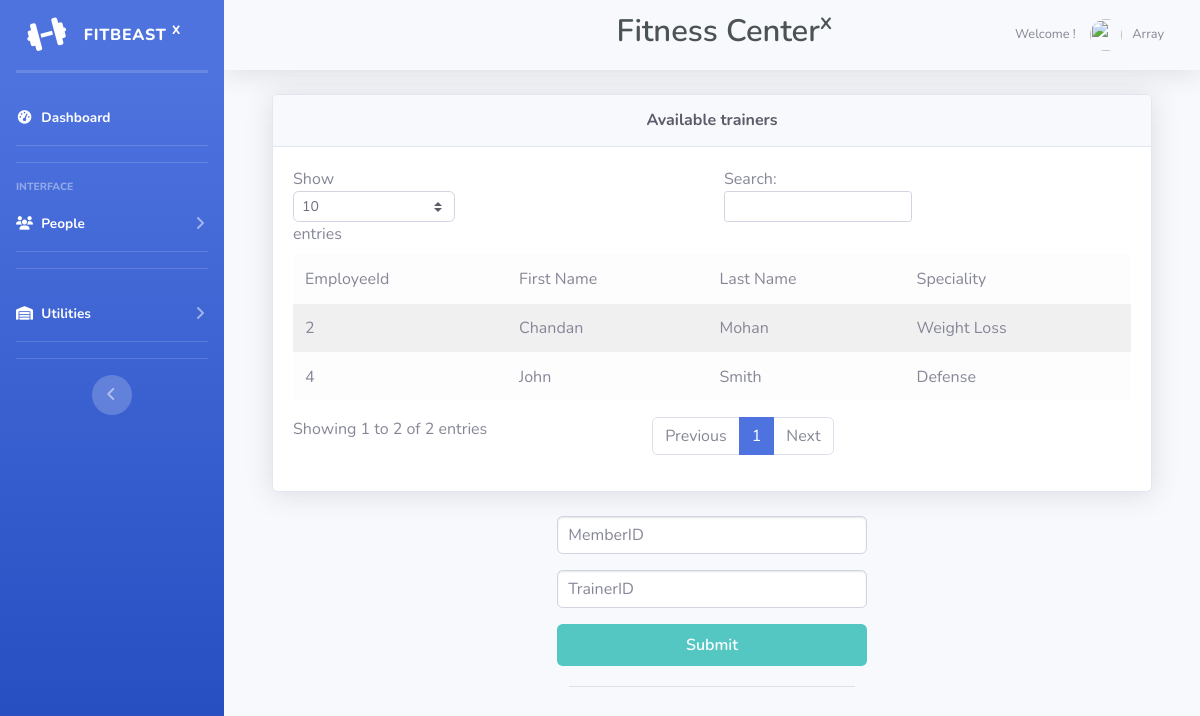
Screenshot of /admin/trainerassign.php (signed in) with the database file from the repository.
### tables this page shows
CREATE TABLE IF NOT EXISTS `trainer` (
  `trainerid` int(11) NOT NULL AUTO_INCREMENT,
  `fname` varchar(20) NOT NULL,
  `lname` varchar(20) NOT NULL,
  `contact` varchar(20) NOT NULL,
  `email` varchar(20) NOT NULL,
  `specialization` varchar(20) NOT NULL,
  `salary` int(11) NOT NULL,
  PRIMARY KEY (`trainerid`) USING BTREE
);

### admin/trainerassign.php (the view, shortened to what this page needs)
<!DOCTYPE html>
<html lang="en">
<head>
  <link href="vendor/fontawesome-free/css/all.min.css" rel="stylesheet" type="text/css">
  <link href="css/sb-admin-2.min.css" rel="stylesheet">
  <link href="css/form.css" rel="stylesheet">
</head>
<?php
 include('adminpanel/header.php');
 ?>
    <div class="container">
      <?php
 $connect = mysqli_connect("localhost", "root", "", "fitbeasttest1");
 $query ="SELECT * FROM trainer where trainerid not in ( select trainerid from trains group by trainerid having count(*)>=5)";
 $result = mysqli_query($connect, $query);
 ?>
           <div class="container-fluid">
                <div class="card shadow mb-4">
            <div class="card-header py-3">
              <h6 class="m-0 font-weight-bold text-dark" style="text-align: center;">Available trainers</h6>
            </div>
                <div class="card-body">
              <div class="table-responsive">
                <table class="table table-striped table-light" id="dataTable" width="100%" cellspacing="0">
                          <thead class="thead-dark">
                               <tr>
                                    <td>EmployeeId</td>
                                    <td>First Name</td>
                                    <td>Last Name</td>
                                    <td>Speciality</td>
                               </tr>
                          </thead>
                          <?php
                          while($row = mysqli_fetch_array($result))
                          {
                               echo '
                               <tr>
                                    <td>'.$row["trainerid"].'</td>
                                    <td>'.$row["fname"].'</td>
                                    <td>'.$row["lname"].'</td>
                                    <td>'.$row["specialization"].'</td>
                               </tr>
                               ';
                          }
                          ?>
                     </table>
                 </div>
           </div>
           </div>
           </div>
         </div>
  <div class="row">
   <div class="col-md-4 mx-auto">
    <div class="myform form ">
       <form action="" method="post" name="login">
        <div class="form-group">
         <input type="text" name="memberid"  class="form-control my-input" placeholder="MemberID" >
        </div>
         <div class="form-group">
         <input type="text" name="trainerid"  class="form-control my-input"  placeholder="TrainerID">
        </div>
        <div class="text-center ">
         <button type="submit" name="add" class=" btn btn-block send-button tx-tfm">Submit</button>
        </div>
        <div class="col-md-12 ">
         <div class="login-or">
          <hr class="hr-or">
         </div>
        </div>
       </form>
    </div>
   </div>
  </div>
</div>
  </div>
  </html>

### admin/css/form.css (style rules this page uses)
.send-button { background: #54C7C3; width:100%; font-weight: 600; color:#fff; padding: 8px 25px; }
.my-input { box-shadow: inset 0 1px 2px rgba(0, 0, 0, 0.1); cursor: text; padding: 8px 10px; transition: border .1s linear; }
.login-or { position: relative; color: #aaa; margin-top: 10px; margin-bottom: 10px; padding-top: 10px; padding-bottom: 10px; }
.hr-or { height: 1px; margin-top: 0px !important; margin-bottom: 0px !important; }

### rows the page displays
trainer: trainerid "2", fname "Chandan", lname "Mohan", specialization "Weight Loss"
trainer: trainerid "4", fname "John", lname "Smith", specialization "Defense"

### other values shown
$_SESSION['user_name'] "Array"
